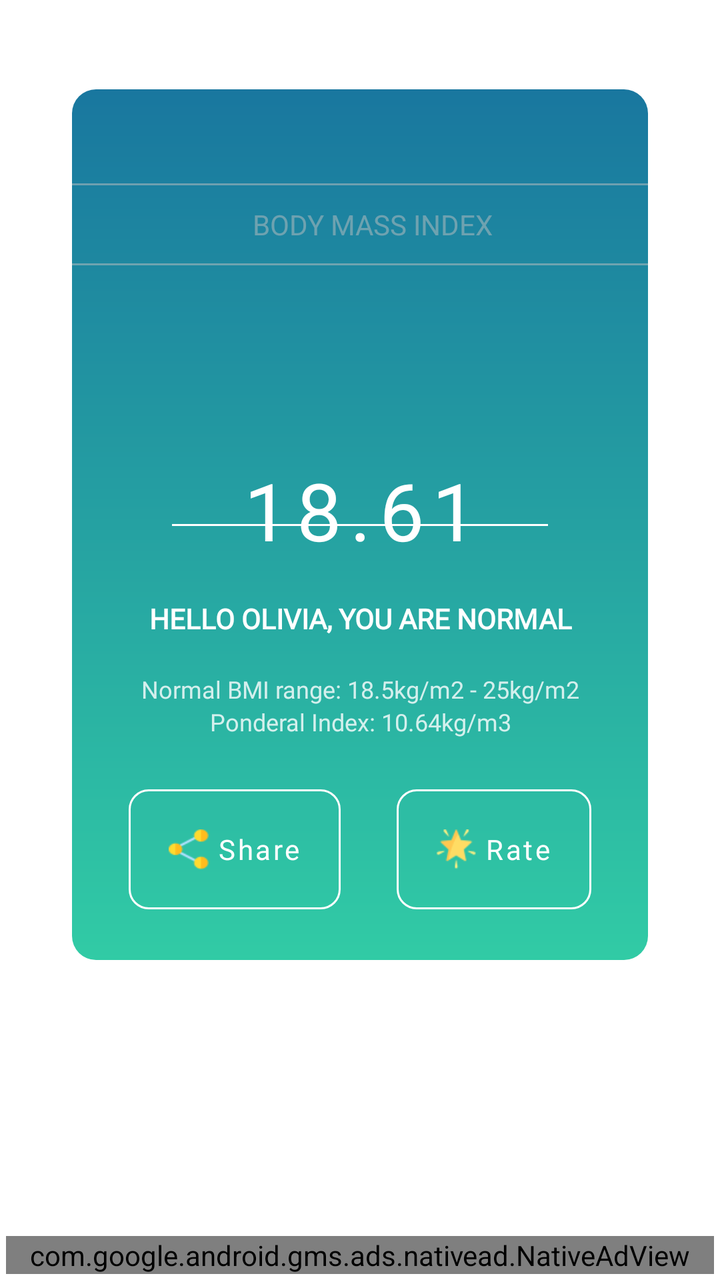
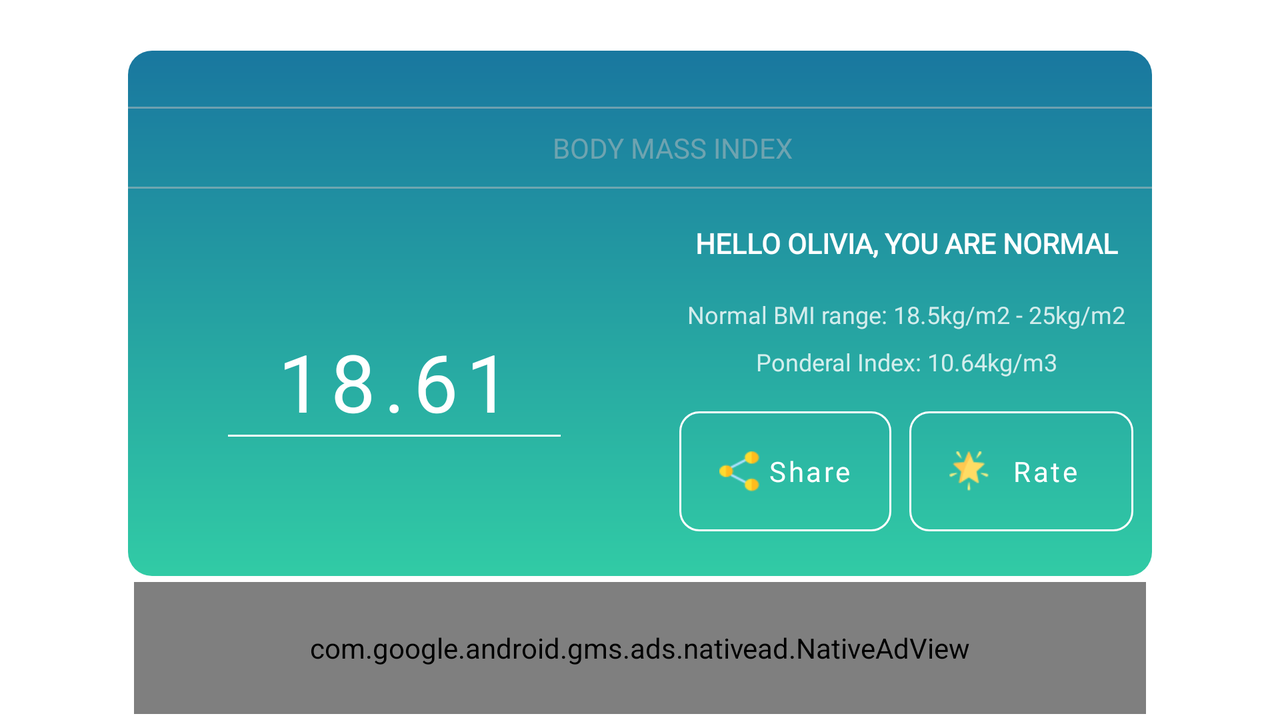

The same Android screen from two of the app's own layout files: first res/layout/ as a phone draws it, then the repository's variant for another configuration, drawn on a device whose configuration selects that folder. Both files follow.
<!-- AndroidManifest.xml: application theme Theme.MuhammedSalmanNewAge -->
<!-- res/layout/fragment_result.xml -->
<?xml version="1.0" encoding="utf-8"?>
<androidx.constraintlayout.widget.ConstraintLayout xmlns:android="http://schemas.android.com/apk/res/android"
    xmlns:app="http://schemas.android.com/apk/res-auto"
    xmlns:tools="http://schemas.android.com/tools"
    android:layout_width="match_parent"
    android:layout_height="match_parent">


    <androidx.constraintlayout.widget.Guideline
        android:id="@+id/card_max_start"
        android:layout_width="wrap_content"
        android:layout_height="wrap_content"
        android:orientation="vertical"
        app:layout_constraintGuide_percent="0.1" />

    <androidx.constraintlayout.widget.Guideline
        android:id="@+id/card_max_end"
        android:layout_width="wrap_content"
        android:layout_height="wrap_content"
        android:orientation="vertical"
        app:layout_constraintGuide_percent="0.9" />

    <androidx.constraintlayout.widget.Guideline
        android:id="@+id/card_max_height"
        android:layout_width="wrap_content"
        android:layout_height="wrap_content"
        android:orientation="horizontal"
        app:layout_constraintGuide_percent="0.75" />

    <androidx.constraintlayout.widget.Guideline
        android:id="@+id/card_start_height"
        android:layout_width="wrap_content"
        android:layout_height="wrap_content"
        android:orientation="horizontal"
        app:layout_constraintGuide_percent="0.07" />

    <androidx.constraintlayout.widget.ConstraintLayout
        android:id="@+id/bmi_card"
        android:layout_width="0dp"
        android:layout_height="0dp"
        android:background="@drawable/custom_bg_rounded_grad_updown"
        app:layout_constraintBottom_toTopOf="@+id/card_max_height"
        app:layout_constraintEnd_toStartOf="@+id/card_max_end"
        app:layout_constraintStart_toStartOf="@+id/card_max_start"
        app:layout_constraintTop_toTopOf="@+id/card_start_height">

        <androidx.constraintlayout.widget.Guideline
            android:id="@+id/guideline6"
            android:layout_width="wrap_content"
            android:layout_height="wrap_content"
            android:orientation="horizontal"
            app:layout_constraintGuide_percent="0.11" />

        <View
            android:id="@+id/view"
            style="@style/result_header_style"
            app:layout_constraintBottom_toTopOf="@+id/materialTextView"
            app:layout_constraintEnd_toEndOf="parent"
            app:layout_constraintStart_toStartOf="parent" />

        <com.google.android.material.textview.MaterialTextView
            android:id="@+id/materialTextView"
            style="@style/result_header_style"
            android:layout_width="wrap_content"
            android:layout_height="wrap_content"
            android:background="@android:color/transparent"
            android:padding="@dimen/bmi_header_padding"
            android:text="@string/bmi"
            app:layout_constraintEnd_toEndOf="parent"
            app:layout_constraintHorizontal_bias="0.544"
            app:layout_constraintStart_toStartOf="parent"
            app:layout_constraintTop_toTopOf="@+id/guideline6" />

        <View
            android:id="@+id/view2"
            style="@style/result_header_style"
            app:layout_constraintEnd_toEndOf="parent"
            app:layout_constraintStart_toStartOf="parent"
            app:layout_constraintTop_toBottomOf="@+id/materialTextView" />


        <com.google.android.material.textview.MaterialTextView
            android:id="@+id/bmi_percentage"
            android:layout_width="match_parent"
            android:layout_height="wrap_content"
            android:layout_marginBottom="-20dp"
            android:fontFamily="@font/poppins"
            android:gravity="center"
            android:letterSpacing="0.1"
            android:textColor="@color/white"
            android:textSize="@dimen/bmi_percentage_fracture_size"
            app:layout_constraintBottom_toTopOf="@+id/view3"
            app:layout_constraintStart_toStartOf="parent"
            tools:text="18.61" />

        <View
            android:id="@+id/view3"
            android:layout_width="match_parent"
            android:layout_height="1dp"
            android:layout_marginHorizontal="50dp"
            android:background="@color/white"
            app:layout_constraintBottom_toBottomOf="parent"
            app:layout_constraintEnd_toEndOf="parent"
            app:layout_constraintStart_toStartOf="parent"
            app:layout_constraintTop_toTopOf="parent" />

        <com.google.android.material.textview.MaterialTextView
            android:id="@+id/bmi_name_with_class_tv"
            android:layout_width="match_parent"
            android:layout_height="wrap_content"
            android:fontFamily="@font/poppins"
            android:gravity="center"
            android:textAllCaps="true"
            android:textColor="@color/white"
            android:textStyle="bold"
            app:layout_constraintBottom_toTopOf="@+id/guideline7"
            app:layout_constraintTop_toBottomOf="@+id/bmi_percentage"
            tools:text="Hello Olivia, you are normal" />

        <androidx.constraintlayout.widget.Guideline
            android:id="@+id/guideline7"
            android:layout_width="wrap_content"
            android:layout_height="wrap_content"
            android:orientation="horizontal"
            app:layout_constraintGuide_percent="0.67" />

        <com.google.android.material.textview.MaterialTextView
            android:id="@+id/bmi_range"
            style="@style/BMIResultRangesAppearance"
            android:layout_width="match_parent"
            android:layout_height="wrap_content"
            app:layout_constraintTop_toTopOf="@+id/guideline7"
            tools:text="Normal BMI range: 18.5kg/m2 - 25kg/m2" />

        <com.google.android.material.textview.MaterialTextView
            android:id="@+id/ponderal_index"
            style="@style/BMIResultRangesAppearance"
            android:layout_width="match_parent"
            android:layout_height="wrap_content"
            app:layout_constraintTop_toBottomOf="@+id/bmi_range"
            tools:text="Ponderal Index: 10.64kg/m3" />

        <com.google.android.material.button.MaterialButton
            android:id="@+id/bmi_share_btn"
            style="@style/BMIResultActionButton"
            android:text="@string/share"
            app:icon="@drawable/share"
            app:layout_constraintBottom_toBottomOf="parent"
            app:layout_constraintEnd_toStartOf="@+id/bmi_rate_btn"
            app:layout_constraintHorizontal_bias="0.5"
            app:layout_constraintHorizontal_chainStyle="spread"
            app:layout_constraintStart_toStartOf="parent"
            app:layout_constraintTop_toBottomOf="@+id/ponderal_index" />
        <androidx.appcompat.widget.AppCompatImageView
            android:id="@+id/imgView"
            android:layout_width="50dp"
            android:layout_height="50dp"/>

        <com.google.android.material.button.MaterialButton
            android:id="@+id/bmi_rate_btn"
            style="@style/BMIResultActionButton"
            android:text="@string/rate"
            app:icon="@drawable/star"
            app:layout_constraintBottom_toBottomOf="@+id/bmi_share_btn"
            app:layout_constraintEnd_toEndOf="parent"
            app:layout_constraintHorizontal_bias="0.5"
            app:layout_constraintStart_toEndOf="@+id/bmi_share_btn"
            app:layout_constraintTop_toTopOf="@+id/bmi_share_btn" />

    </androidx.constraintlayout.widget.ConstraintLayout>

    <com.google.android.gms.ads.nativead.NativeAdView
        android:id="@+id/ads_banner"
        android:layout_width="match_parent"
        android:layout_height="wrap_content"
        android:layout_margin="3dp"
        app:layout_constraintBottom_toBottomOf="parent">

        <androidx.constraintlayout.widget.ConstraintLayout
            android:layout_width="match_parent"
            android:layout_height="wrap_content"
            android:background="@drawable/default_banner_ad_bg">

            <com.google.android.gms.ads.nativead.MediaView
                android:id="@+id/ad_img"
                android:layout_width="0dp"
                android:layout_height="0dp"
                app:layout_constraintDimensionRatio="1:1"
                android:layout_marginTop="@dimen/banner_ad_img_mar_top"
                app:layout_constraintBottom_toTopOf="@+id/ad_event_button"
                app:layout_constraintStart_toStartOf="@+id/ad_event_button"
                app:layout_constraintTop_toTopOf="parent" />

            <com.google.android.material.textview.MaterialTextView
                android:id="@+id/ad_headline"
                style="@style/Headline3"
                android:layout_width="wrap_content"
                android:layout_height="wrap_content"
                android:layout_marginStart="5dp"
                android:textColor="@color/black"
                android:textStyle="bold"
                app:layout_constraintStart_toEndOf="@+id/ad_img"
                app:layout_constraintTop_toTopOf="@+id/ad_img"
                tools:text="Hello America" />

            <com.google.android.material.textview.MaterialTextView
                android:id="@+id/ad_body"
                android:layout_width="wrap_content"
                android:layout_height="wrap_content"
                android:textColor="@color/black"
                android:textSize="12sp"
                app:layout_constraintBottom_toTopOf="@+id/ad_event_button"
                app:layout_constraintStart_toStartOf="@+id/ad_headline"
                app:layout_constraintTop_toBottomOf="@+id/ad_headline"
                app:layout_constraintVertical_bias="0.0"
                tools:text="Hello America" />

            <com.google.android.material.button.MaterialButton
                android:id="@+id/ad_event_button"
                style="@style/BannerAdsButton"
                android:layout_width="match_parent"
                android:layout_height="wrap_content"
                android:layout_margin="10dp"
                android:text="@string/install"
                app:layout_constraintBottom_toBottomOf="parent" />

            <com.google.android.gms.ads.nativead.AdChoicesView
                android:id="@+id/ad_choices"
                android:layout_width="0dp"
                android:layout_height="0dp"
                app:layout_constraintBottom_toBottomOf="@+id/ad_attribution"
                app:layout_constraintDimensionRatio="1:1"
                app:layout_constraintEnd_toStartOf="@+id/ad_attribution"
                app:layout_constraintTop_toTopOf="@+id/ad_attribution" />

            <com.google.android.material.textview.MaterialTextView
                android:id="@+id/ad_attribution"
                app:layout_constraintEnd_toEndOf="parent"
                style="@style/AdAttribution"
                android:text="@string/ad_attribution"
                app:layout_constraintTop_toTopOf="parent" />

        </androidx.constraintlayout.widget.ConstraintLayout>


    </com.google.android.gms.ads.nativead.NativeAdView>

</androidx.constraintlayout.widget.ConstraintLayout>
<!-- resources referenced by this layout -->
<resources>
  <color name="black">#FF000000</color>
  <color name="white">#FFFFFFFF</color>
  <dimen name="banner_ad_img_mar_top">15dp</dimen>
  <dimen name="bmi_header_padding">10dp</dimen>
  <dimen name="bmi_percentage_fracture_size">40sp</dimen>
  <!-- drawable custom_bg_rounded_grad_updown (drawable) -->
  <?xml version="1.0" encoding="utf-8"?>
  <shape xmlns:android="http://schemas.android.com/apk/res/android"
      android:shape="rectangle">
      <gradient
          android:angle="270"
          android:endColor="@color/bright_green"
          android:startColor="@color/blue" />
      <corners android:radius="@dimen/default_corner_size"/>
  </shape>
  <!-- drawable default_banner_ad_bg (drawable) -->
  <?xml version="1.0" encoding="utf-8"?>
  <shape xmlns:android="http://schemas.android.com/apk/res/android"
      android:shape="rectangle"
      >
      <corners android:radius="3dp" />
      <stroke
          android:width="1dp"
          android:color="@color/grey_alpha_80" />
  </shape>
  <string name="ad_attribution">Ad</string>
  <string name="bmi">BODY MASS INDEX</string>
  <string name="install">INSTALL</string>
  <string name="rate">Rate</string>
  <string name="share">Share</string>
  <style name="AdAttribution">
          <item name="android:layout_width">wrap_content</item>
          <item name="android:layout_height">wrap_content</item>
          <item name="android:layout_margin">@dimen/ad_attribution_mar</item>
          <item name="android:background">@color/banner_ad_primary_color</item>
          <item name="android:paddingHorizontal">@dimen/ad_attribution_pad_horiz</item>
          <item name="android:textColor">@color/black</item>
          <item name="android:textSize">12sp</item>
      </style>
  <style name="BMIResultRangesAppearance">
          <item name="android:alpha">0.8</item>
          <item name="android:fontFamily">@font/poppins</item>
          <item name="android:gravity">center</item>
          <item name="android:textColor">@color/white</item>
          <item name="android:textSize">12sp</item>
      </style>
  <style name="BannerAdsButton" parent="Headline3">
          <item name="backgroundTint">@color/banner_ad_primary_color</item>
          <item name="android:textColor">@color/black</item>
          <item name="android:textStyle">bold</item>
          <item name="android:layout_margin">10dp</item>
          <item name="textAllCaps">true</item>
      </style>
  <style name="Headline3" parent="Headline2">
          <item name="android:textSize">@dimen/h3_text_size</item>
      </style>
  <style name="result_header_style">
          <item name="android:layout_width">0dp</item>
          <item name="android:layout_height">1dp</item>
          <item name="android:background">@color/grey_alpha_80</item>
          <item name="android:textColor">@color/grey_alpha_80</item>
          <item name="android:alpha">0.5</item>
      </style>
  <color name="bright_green">#31CBA5</color>
  <color name="blue">#19779F</color>
  <dimen name="default_corner_size">12dp</dimen>
  <color name="grey_alpha_80">#C0C0C0</color>
  <dimen name="ad_attribution_mar">3dp</dimen>
  <color name="banner_ad_primary_color">#FFC107</color>
  <dimen name="ad_attribution_pad_horiz">5dp</dimen>
  <style name="Headline2">
          <item name="fontFamily">@font/work_sans</item>
          <item name="android:letterSpacing">-0.02</item>
          <item name="android:textSize">@dimen/h2_text_size</item>
      </style>
  <dimen name="h3_text_size">18sp</dimen>
  <color name="teal_200">#FF03DAC5</color>
  <color name="teal_700">#FF018786</color>
  <dimen name="h2_text_size">22sp</dimen>
  <!-- some entries are left out for length -->
</resources>
<!-- res/layout-land/fragment_result.xml (the repository's variant of the layout above) -->
<!-- drawn on the phone turned sideways -->
<?xml version="1.0" encoding="utf-8"?>
<androidx.constraintlayout.widget.ConstraintLayout xmlns:android="http://schemas.android.com/apk/res/android"
    xmlns:app="http://schemas.android.com/apk/res-auto"
    xmlns:tools="http://schemas.android.com/tools"
    android:layout_width="match_parent"
    android:layout_height="match_parent">


    <androidx.constraintlayout.widget.Guideline
        android:id="@+id/card_max_start"
        android:layout_width="wrap_content"
        android:layout_height="wrap_content"
        android:orientation="vertical"
        app:layout_constraintGuide_percent="0.1" />

    <androidx.constraintlayout.widget.Guideline
        android:id="@+id/card_max_end"
        android:layout_width="wrap_content"
        android:layout_height="wrap_content"
        android:orientation="vertical"
        app:layout_constraintGuide_percent="0.9" />

    <androidx.constraintlayout.widget.Guideline
        android:id="@+id/card_max_height"
        android:layout_width="wrap_content"
        android:layout_height="wrap_content"
        android:orientation="horizontal"
        app:layout_constraintGuide_percent="0.8" />

    <androidx.constraintlayout.widget.Guideline
        android:id="@+id/card_start_height"
        android:layout_width="wrap_content"
        android:layout_height="wrap_content"
        android:orientation="horizontal"
        app:layout_constraintGuide_percent="0.07" />

    <androidx.constraintlayout.widget.ConstraintLayout
        android:id="@+id/bmi_card"
        android:layout_width="0dp"
        android:layout_height="0dp"
        android:background="@drawable/custom_bg_rounded_grad_updown"
        app:layout_constraintBottom_toTopOf="@+id/card_max_height"
        app:layout_constraintEnd_toStartOf="@+id/card_max_end"
        app:layout_constraintStart_toStartOf="@+id/card_max_start"
        app:layout_constraintTop_toTopOf="@+id/card_start_height">

        <androidx.constraintlayout.widget.Guideline
            android:id="@+id/guideline6"
            android:layout_width="wrap_content"
            android:layout_height="wrap_content"
            android:orientation="horizontal"
            app:layout_constraintGuide_percent="0.11" />

        <View
            android:id="@+id/view"
            style="@style/result_header_style"
            app:layout_constraintBottom_toTopOf="@+id/materialTextView"
            app:layout_constraintEnd_toEndOf="parent"
            app:layout_constraintStart_toStartOf="parent" />

        <com.google.android.material.textview.MaterialTextView
            android:id="@+id/materialTextView"
            style="@style/result_header_style"
            android:layout_width="wrap_content"
            android:layout_height="wrap_content"
            android:background="@android:color/transparent"
            android:padding="@dimen/bmi_header_padding"
            android:text="@string/bmi"
            app:layout_constraintEnd_toEndOf="parent"
            app:layout_constraintHorizontal_bias="0.544"
            app:layout_constraintStart_toStartOf="parent"
            app:layout_constraintTop_toTopOf="@+id/guideline6" />

        <View
            android:id="@+id/view2"
            style="@style/result_header_style"
            app:layout_constraintEnd_toEndOf="parent"
            app:layout_constraintStart_toStartOf="parent"
            app:layout_constraintTop_toBottomOf="@+id/materialTextView" />


        <com.google.android.material.textview.MaterialTextView
            android:id="@+id/bmi_percentage"
            android:layout_width="0dp"
            android:layout_height="wrap_content"
            android:fontFamily="@font/poppins"
            android:gravity="center"
            android:letterSpacing="0.1"
            android:maxLength="7"
            android:textColor="@color/white"
            android:textSize="@dimen/bmi_percentage_fracture_size"
            app:layout_constraintBottom_toBottomOf="parent"
            app:layout_constraintEnd_toStartOf="@+id/guideline4"
            app:layout_constraintStart_toStartOf="parent"
            app:layout_constraintTop_toBottomOf="@+id/materialTextView"
            tools:text="18.61" />

        <View
            android:id="@+id/view3"
            android:layout_width="0dp"
            android:layout_height="1dp"
            android:layout_marginHorizontal="50dp"
            android:background="@color/white"
            app:layout_constraintBottom_toBottomOf="parent"
            app:layout_constraintEnd_toStartOf="@+id/guideline4"
            app:layout_constraintStart_toStartOf="parent"
            app:layout_constraintTop_toBottomOf="@+id/bmi_percentage"
            app:layout_constraintVertical_bias="0.0" />

        <com.google.android.material.textview.MaterialTextView
            android:id="@+id/bmi_name_with_class_tv"
            android:layout_width="0dp"
            android:layout_height="wrap_content"
            android:fontFamily="@font/poppins"
            android:gravity="center"
            android:textAllCaps="true"
            android:textColor="@color/white"
            android:textStyle="bold"
            app:layout_constraintBottom_toTopOf="@+id/bmi_range"
            app:layout_constraintEnd_toEndOf="parent"
            app:layout_constraintStart_toStartOf="@+id/guideline4"
            app:layout_constraintTop_toBottomOf="@+id/view2"
            tools:text="Hello Olivia, you are normal" />

        <androidx.constraintlayout.widget.Guideline
            android:id="@+id/guideline7"
            android:layout_width="wrap_content"
            android:layout_height="wrap_content"
            android:orientation="horizontal"
            app:layout_constraintBottom_toTopOf="@+id/bmi_share_btn"
            app:layout_constraintGuide_percent="0.6"
            app:layout_constraintTop_toBottomOf="@+id/bmi_range" />

        <com.google.android.material.textview.MaterialTextView
            android:id="@+id/bmi_range"
            style="@style/BMIResultRangesAppearance"
            android:layout_width="0dp"
            android:layout_height="wrap_content"
            app:layout_constraintBottom_toTopOf="@+id/guideline7"
            app:layout_constraintEnd_toEndOf="parent"
            app:layout_constraintHorizontal_bias="0.5"
            app:layout_constraintStart_toStartOf="@+id/guideline4"
            app:layout_constraintTop_toBottomOf="@+id/bmi_name_with_class_tv"
            app:layout_constraintVertical_bias="0.274"
            tools:text="Normal BMI range: 18.5kg/m2 - 25kg/m2" />

        <com.google.android.material.textview.MaterialTextView
            android:id="@+id/ponderal_index"
            style="@style/BMIResultRangesAppearance"
            android:layout_width="0dp"
            android:layout_height="wrap_content"
            app:layout_constraintBottom_toTopOf="@+id/bmi_share_btn"
            app:layout_constraintEnd_toEndOf="parent"
            app:layout_constraintStart_toStartOf="@+id/guideline4"
            app:layout_constraintTop_toBottomOf="@+id/bmi_range"
            app:layout_constraintVertical_bias="0.409"
            tools:text="Ponderal Index: 10.64kg/m3" />

        <com.google.android.material.button.MaterialButton
            android:id="@+id/bmi_share_btn"
            style="@style/BMIResultActionButton"
            android:text="@string/share"
            app:icon="@drawable/share"
            app:layout_constraintBottom_toBottomOf="parent"
            app:layout_constraintEnd_toStartOf="@+id/bmi_rate_btn"
            app:layout_constraintHorizontal_bias="0.5"
            app:layout_constraintStart_toStartOf="@+id/guideline4"
            app:layout_constraintTop_toBottomOf="@+id/guideline7" />

        <com.google.android.material.button.MaterialButton
            android:id="@+id/bmi_rate_btn"
            style="@style/BMIResultActionButton"
            android:layout_width="112dp"
            android:text="@string/rate"
            app:icon="@drawable/star"
            app:layout_constraintBottom_toBottomOf="@+id/bmi_share_btn"
            app:layout_constraintEnd_toEndOf="parent"
            app:layout_constraintHorizontal_bias="0.5"
            app:layout_constraintStart_toEndOf="@+id/bmi_share_btn"
            app:layout_constraintTop_toTopOf="@+id/bmi_share_btn" />

        <androidx.constraintlayout.widget.Guideline
            android:id="@+id/guideline4"
            android:layout_width="wrap_content"
            android:layout_height="wrap_content"
            android:orientation="vertical"
            app:layout_constraintGuide_percent="0.52" />

    </androidx.constraintlayout.widget.ConstraintLayout>

    <com.google.android.gms.ads.nativead.NativeAdView
        android:id="@+id/ads_banner"
        android:layout_width="0dp"
        android:layout_height="0dp"
        android:layout_margin="3dp"
        app:layout_constraintBottom_toBottomOf="parent"
        app:layout_constraintEnd_toStartOf="@+id/card_max_end"
        app:layout_constraintStart_toStartOf="@+id/card_max_start"
        app:layout_constraintTop_toTopOf="@+id/card_max_height"
        app:layout_constraintVertical_bias="1.0">

        <androidx.constraintlayout.widget.ConstraintLayout
            android:layout_width="match_parent"
            android:layout_height="wrap_content"
            android:background="@drawable/default_banner_ad_bg">

            <com.google.android.gms.ads.nativead.MediaView
                android:id="@+id/ad_img"
                android:layout_width="0dp"
                android:layout_height="0dp"
                android:layout_margin="3dp"
                app:layout_constraintBottom_toBottomOf="parent"
                app:layout_constraintDimensionRatio="1:1"
                app:layout_constraintStart_toStartOf="parent"
                app:layout_constraintTop_toTopOf="parent" />

            <com.google.android.material.textview.MaterialTextView
                android:id="@+id/ad_headline"
                style="@style/Headline3"
                android:layout_width="wrap_content"
                android:layout_height="wrap_content"
                android:layout_marginStart="5dp"
                android:textColor="@color/black"
                android:textStyle="bold"
                app:layout_constraintStart_toEndOf="@+id/ad_img"
                app:layout_constraintTop_toTopOf="@+id/ad_img"
                tools:text="Hello America" />

            <com.google.android.material.textview.MaterialTextView
                android:id="@+id/ad_body"
                android:layout_width="0dp"
                android:layout_height="0dp"
                android:ellipsize="end"
                android:maxLines="2"
                android:textColor="@color/black"
                android:textSize="12sp"
                app:layout_constraintBottom_toBottomOf="parent"
                app:layout_constraintEnd_toStartOf="@+id/ad_event_button"
                app:layout_constraintStart_toStartOf="@+id/ad_headline"
                app:layout_constraintTop_toBottomOf="@+id/ad_headline"
                app:layout_constraintVertical_bias="0.0"
                tools:text="Hello America asdasdasdwqeqwdaD ASDASDWQDDAdASDasdasdasdasdsadasdasdWQDasd" />

            <com.google.android.material.button.MaterialButton
                android:id="@+id/ad_event_button"
                style="@style/BannerAdsButton"
                android:layout_width="wrap_content"
                android:layout_height="wrap_content"
                android:text="@string/install"
                app:layout_constraintBottom_toBottomOf="parent"
                app:layout_constraintEnd_toEndOf="parent"
                app:layout_constraintTop_toBottomOf="@+id/ad_attribution" />

            <com.google.android.gms.ads.nativead.AdChoicesView
                android:id="@+id/ad_choices"
                android:layout_width="0dp"
                android:layout_height="0dp"
                app:layout_constraintBottom_toBottomOf="@+id/ad_attribution"
                app:layout_constraintDimensionRatio="1:1"
                app:layout_constraintEnd_toStartOf="@+id/ad_attribution"
                app:layout_constraintTop_toTopOf="@+id/ad_attribution" />

            <com.google.android.material.textview.MaterialTextView
                android:id="@+id/ad_attribution"
                style="@style/AdAttribution"
                android:text="@string/ad_attribution"
                app:layout_constraintEnd_toEndOf="parent"
                app:layout_constraintTop_toTopOf="parent" />

        </androidx.constraintlayout.widget.ConstraintLayout>


    </com.google.android.gms.ads.nativead.NativeAdView>

</androidx.constraintlayout.widget.ConstraintLayout>
<!-- resources referenced by the variant -->
<!-- as the phone turned sideways resolves them -->
<resources>
  <color name="black">#FF000000</color>
  <color name="white">#FFFFFFFF</color>
  <dimen name="bmi_header_padding">10dp</dimen>
  <dimen name="bmi_percentage_fracture_size">40sp</dimen>
  <!-- drawable custom_bg_rounded_grad_updown (drawable) -->
  <?xml version="1.0" encoding="utf-8"?>
  <shape xmlns:android="http://schemas.android.com/apk/res/android"
      android:shape="rectangle">
      <gradient
          android:angle="270"
          android:endColor="@color/bright_green"
          android:startColor="@color/blue" />
      <corners android:radius="@dimen/default_corner_size"/>
  </shape>
  <!-- drawable default_banner_ad_bg (drawable) -->
  <?xml version="1.0" encoding="utf-8"?>
  <shape xmlns:android="http://schemas.android.com/apk/res/android"
      android:shape="rectangle"
      >
      <corners android:radius="3dp" />
      <stroke
          android:width="1dp"
          android:color="@color/grey_alpha_80" />
  </shape>
  <string name="ad_attribution">Ad</string>
  <string name="bmi">BODY MASS INDEX</string>
  <string name="install">INSTALL</string>
  <string name="rate">Rate</string>
  <string name="share">Share</string>
  <style name="AdAttribution">
          <item name="android:layout_width">wrap_content</item>
          <item name="android:layout_height">wrap_content</item>
          <item name="android:layout_margin">@dimen/ad_attribution_mar</item>
          <item name="android:background">@color/banner_ad_primary_color</item>
          <item name="android:paddingHorizontal">@dimen/ad_attribution_pad_horiz</item>
          <item name="android:textColor">@color/black</item>
          <item name="android:textSize">12sp</item>
      </style>
  <style name="BMIResultRangesAppearance">
          <item name="android:alpha">0.8</item>
          <item name="android:fontFamily">@font/poppins</item>
          <item name="android:gravity">center</item>
          <item name="android:textColor">@color/white</item>
          <item name="android:textSize">12sp</item>
      </style>
  <style name="BannerAdsButton" parent="Headline3">
          <item name="backgroundTint">@color/banner_ad_primary_color</item>
          <item name="android:textColor">@color/black</item>
          <item name="android:textStyle">bold</item>
          <item name="android:layout_margin">10dp</item>
          <item name="textAllCaps">true</item>
      </style>
  <style name="Headline3" parent="Headline2">
          <item name="android:textSize">@dimen/h3_text_size</item>
      </style>
  <style name="result_header_style">
          <item name="android:layout_width">0dp</item>
          <item name="android:layout_height">1dp</item>
          <item name="android:background">@color/grey_alpha_80</item>
          <item name="android:textColor">@color/grey_alpha_80</item>
          <item name="android:alpha">0.5</item>
      </style>
  <color name="bright_green">#31CBA5</color>
  <color name="blue">#19779F</color>
  <dimen name="default_corner_size">12dp</dimen>
  <color name="grey_alpha_80">#C0C0C0</color>
  <dimen name="ad_attribution_mar">3dp</dimen>
  <color name="banner_ad_primary_color">#FFC107</color>
  <dimen name="ad_attribution_pad_horiz">5dp</dimen>
  <style name="Headline2">
          <item name="fontFamily">@font/work_sans</item>
          <item name="android:letterSpacing">-0.02</item>
          <item name="android:textSize">@dimen/h2_text_size</item>
      </style>
  <dimen name="h3_text_size">18sp</dimen>
  <color name="teal_200">#FF03DAC5</color>
  <color name="teal_700">#FF018786</color>
  <dimen name="h2_text_size">22sp</dimen>
  <!-- some entries are left out for length -->
</resources>
